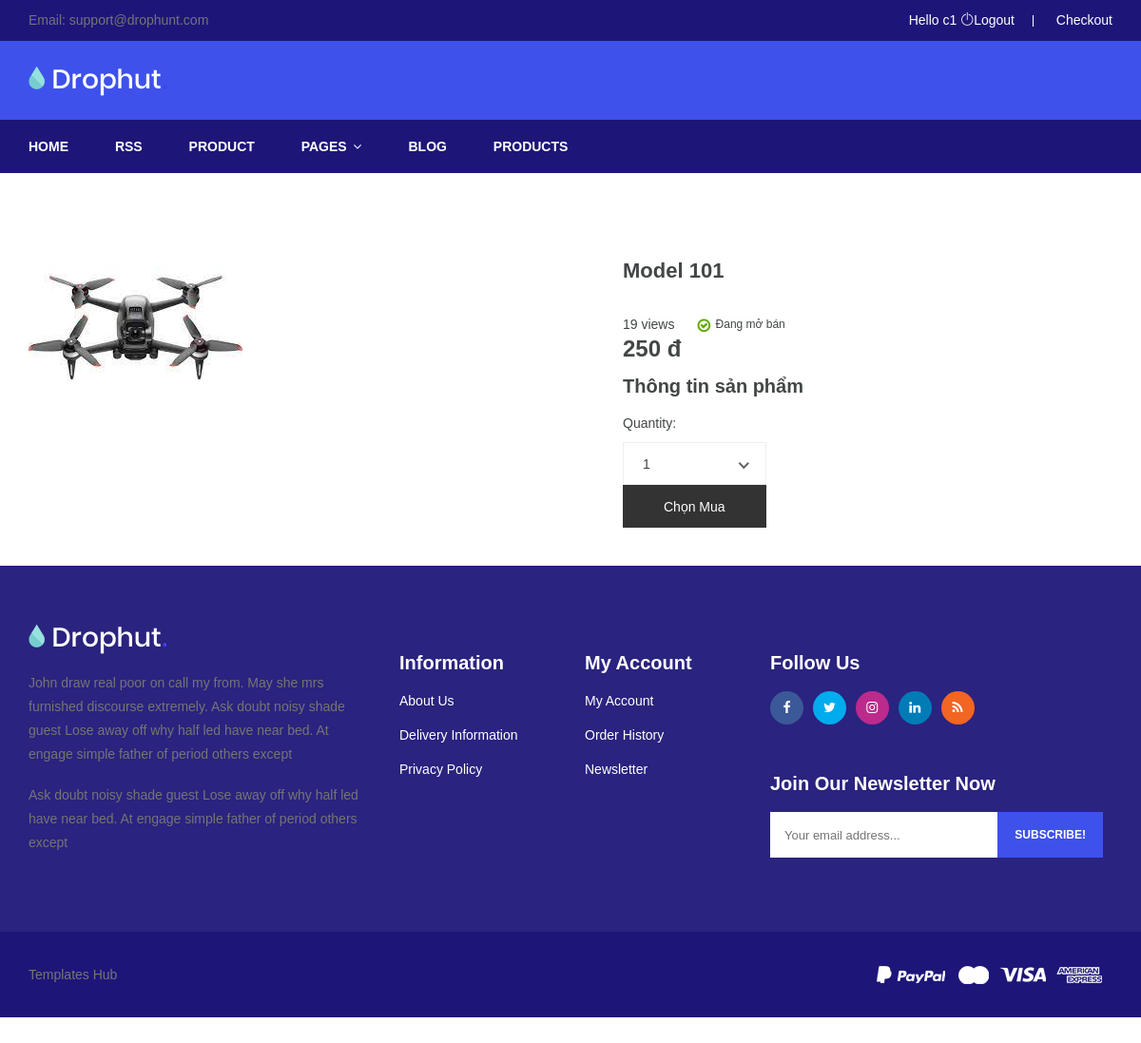
/drone.html/1/ (signed in), run on the app's committed database.
### mydrone/models.py (models this page shows, shortened)
class Drone(models.Model):
    category = models.ForeignKey(Category, on_delete=models.PROTECT)
    name = models.CharField(max_length=200 ,unique=True)
    public_day = models.DateTimeField(default=datetime.datetime.now)
    price = models.IntegerField(_("price"))
    origin_price = models.IntegerField(_("origin_price"))
    image = models.ImageField(upload_to="store/images",
                              default="store/images/default.png")
    viewed = models.IntegerField(default=0)

### mydrone/views.py (the view)
# urls.py: path('drone.html/<int:pk>/', views.drone_detail , name='drone.html'),
@login_required(login_url='login.html')
def drone_detail(request, pk):
    username = request.session.get('username', 0)
    drone_select = models.Drone.objects.get(pk=pk)
    models.Drone.objects.filter(
    pk=drone_select.pk).update(viewed=F('viewed') + 1)
    drone_select.refresh_from_db()
    cart_drone_form = CartAddDroneForm()
    return render(request, "store/drone.html",
                  {'drone': drone_select,
                   'categories': category_list,
                   'username': username,
                   'cart_drone_form': cart_drone_form,
                   })

### cart/forms.py
class CartAddDroneForm(forms.Form):
    quantity = forms.TypedChoiceField(choices=PRODUCT_QUANTITY_CHOICES, coerce=int)
    override = forms.BooleanField(required=False, widget=forms.HiddenInput)

### mydrone/templates/store/drone.html (shortened to what this page needs)
{% extends "store/base.html" %}
{% load static %}
{% block content %}
   <div class="row">
	<div class="container">
		<div class="row">
			<div class="col-12">
			</div>
		</div>
		<div class="row">
			<div class="col-lg-6 col-md-12 col-sm-12 col-xs-12">
				<img src="{{drone.image.url}}" alt="{{drone.name}}">
			</div>
			<div class="col-lg-6 col-md-12 col-sm-12 col-xs-12">
				<div class="quickview-content">
					<h2>{{drone.name}}</h2><br>
					<div class="quickview-ratting-review">
						<div class="quickview-ratting-wrap">
							{{drone.viewed}} views
						</div>
						<div class="quickview-stock">
							<span><i class="fa fa-check-circle-o"></i> Đang mở bán</span>
						</div>
					</div>
					<h4>{% load humanize %}{{drone.price|floatformat:0|intcomma}} đ</h4>
					<h3>Thông tin sản phẩm</h3>
					<div class="quantity">
						<div class="input-group">
							<form action="{% url 'cart:cart_add' drone.id %}" method="POST">
								{{ cart_drone_form }}
						</div>
					</div>
					<div class="quickview-peragraph">
						<div class="add-to-cart">
							<button type="submit" class="btn">Chọn mua</button>
						</div>
					</div>
				</div>
			</div>
		</div>
	</div>
</div>
   {% endblock content %}

### mydrone/static/store/css/custom.css (style rules this page uses)
.container { max-width: 1300px; }
img { -webkit-user-drag: none; -khtml-user-drag: none; -moz-user-drag: none; -o-user-drag: none; display: inline-block; max-width: 100%; }

### data on the page
Drone: image (picture), name "Model 101", viewed "19", price "250"

### other printed values
{{ username }} "c1"
{{ cart_drone_form }} "Quantity:"
